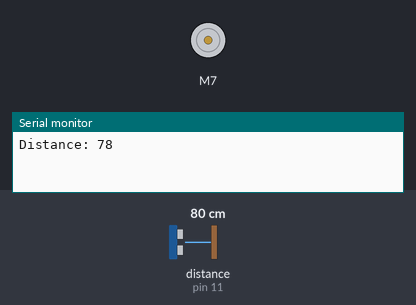
Recording of a sketch running on a simulated Arduino Uno, built with avr-gcc and run on an emulated ATmega328P. On the bench: DC motor (green arrow = forward, orange = backward, longer = faster), the last lines printed to the serial monitor. Wiring (inferred from the names in the program): ultrasonic range finder: trigger pin 10; echo pin 11. The inputs (shaded band) are chosen by the test bench; at power-on: distance to the obstacle (sensor on pin 11) 80 cm. The echo pulse lasts 58.3 µs per cm; random numbers use the default seed unless the sketch sets one.

Above: at 0.8 s.
2.6 s: distance to the obstacle (sensor on pin 11) set to 2 cm
At 2.6 s:
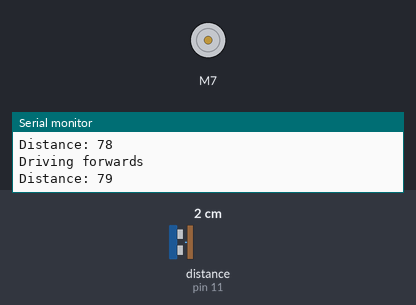
8.1 s: distance to the obstacle (sensor on pin 11) set to 35 cm
13.6 s: distance to the obstacle (sensor on pin 11) set to 4 cm
Timing chart, 0 to 25.1 s (numbered marks = the images above; inputs shaded):
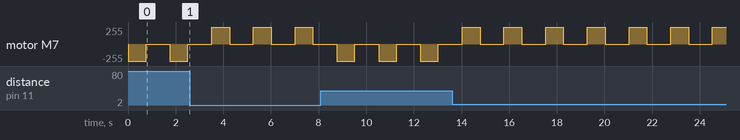

The sketch:

MotorTestRun.ino
```cpp
/*
// CSE321 Term Project, Tucker J. Polomik
// Carduino, autonomous Arduino driven vehicle
// Special thanks to the folks at Sparkfun who provided a great motor driving header which I used extensively
*/

/******************************************************************************
TestRun.ino
TB6612FNG H-Bridge Motor Driver Example code
Michelle @ SparkFun Electronics
8/20/16
https://github.com/sparkfun/SparkFun_TB6612FNG_Arduino_Library

Uses 2 motors to show examples of the functions in the library.  This causes
a robot to do a little 'jig'.  Each movement has an equal and opposite movement
so assuming your motors are balanced the bot should end up at the same place it
started.

Resources:
TB6612 SparkFun Library

Development environment specifics:
Developed on Arduino 1.6.4
Developed with ROB-9457
******************************************************************************/

// This is the library for the TB6612 that contains the class Motor and all the
// functions
#include <SparkFun_TB6612.h>

// Pins for all inputs, keep in mind the PWM defines must be on PWM pins
// the default pins listed are the ones used on the Redbot (ROB-12097) with
// the exception of STBY which the Redbot controls with a physical switch
#define AIN1 2
#define BIN1 7
#define AIN2 4
#define BIN2 8
#define PWMA 5
#define PWMB 6
#define STBY 9

// these constants are used to allow you to make your motor configuration
// line up with function names like forward.  Value can be 1 or -1
const int offsetA = 1;
const int offsetB = 1;
const int trigPin = 10;
const int echoPin = 11;
long duration;
int distance;
int servoDirArr[] = {-255, 255};

// Initializing motors.  The library will allow you to initialize as many
// motors as you have memory for.  If you are using functions like forward
// that take 2 motors as arguements you can either write new functions or
// call the function more than once.
Motor motor1 = Motor(AIN1, AIN2, PWMA, offsetA, STBY);
Motor motor2 = Motor(BIN1, BIN2, PWMB, offsetB, STBY);
int randServo;

void setup()
{
 pinMode(trigPin, OUTPUT);
 pinMode(echoPin, INPUT);
 Serial.begin(9600);

}

void runER()
{
   digitalWrite(trigPin, LOW);
  delayMicroseconds(2);
  digitalWrite(trigPin, HIGH);
  delayMicroseconds(10);
  digitalWrite(trigPin, LOW);
  //receive pwm
  duration = pulseIn(echoPin, HIGH);
  distance=duration*0.034/2;
  if (distance > 200 || distance == 0) { distance = 200; } else { distance = duration*0.034/2; }
  Serial.print("Distance: ");
  Serial.println(distance);
}

int count;

void loop()
{
   //Use of the drive function which takes as arguements the speed
   //and optional duration.  A negative speed will cause it to go
   //backwards.  Speed can be from -255 to 255.  Also use of the
   //brake function which takes no arguements.
//   runER();
//
//   motor2.drive(255);
//   motor1.drive(-255,1000);
//   motor1.brake();
//   delay(1000);
// motor2.drive(200); // use for re0wiring test
if (count == 0) {
runER();
count = 1;
}

while (count == 1) {
  // if the distance is greater than 20 cm, drive for 1.5s and then remeasure distance
  if (distance > 20) {
  motor2.drive(-255, 750);
  motor2.brake();
  delay(1000);
  count = 0;
  Serial.println("Driving forwards");
  } else {
  //if the distance is less than 20 cm, adjust servos and drive backwards for 1.5s then remeasure distance
  randServo = random(0, 2); // 0 = - 200 = turn servo left ; 1 = + 200 = turn servo right
  motor2.drive(255, 750);
 // motor1.drive(servoDirArr[randServo], 1000);
  motor2.brake();
 // motor1.brake();
  delay(1000);
  count = 0;
  Serial.println("Driving backwards");
  Serial.print("RandServo: ");
  Serial.println(randServo);
  }
}
}
```

Measured:
- by itself, motor M7: alternates forward 255/255 for 0.75 s and stopped for 1.0 s
